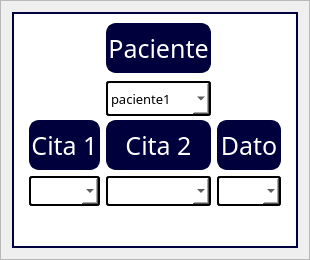
                     <widget class="QFrame" name="frame_5">
                      <property name="frameShape">
                       <enum>QFrame::StyledPanel</enum>
                      </property>
                      <property name="frameShadow">
                       <enum>QFrame::Raised</enum>
                      </property>
                      <layout class="QGridLayout" name="gridLayout_5">
                       <item row="0" column="0">
                        <widget class="QFrame" name="fr_est_tablep">
                         <property name="minimumSize">
                          <size>
                           <width>0</width>
                           <height>230</height>
                          </size>
                         </property>
                         <property name="maximumSize">
                          <size>
                           <width>1250</width>
                           <height>300</height>
                          </size>
                         </property>
                         <property name="styleSheet">
                          <string notr="true">background-color: rgb(255, 255, 255);
border: 2px solid rgb(0, 0, 61);</string>
                         </property>
                         <property name="frameShape">
                          <enum>QFrame::StyledPanel</enum>
                         </property>
                         <property name="frameShadow">
                          <enum>QFrame::Raised</enum>
                         </property>
                         <layout class="QGridLayout" name="gridLayout_2">
                          <item row="1" column="2">
                           <widget class="QLabel" name="label_10">
                            <property name="minimumSize">
                             <size>
                              <width>0</width>
                              <height>50</height>
                             </size>
                            </property>
                            <property name="maximumSize">
                             <size>
                              <width>16777215</width>
                              <height>50</height>
                             </size>
                            </property>
                            <property name="font">
                             <font>
                              <family>Circular Std</family>
                              <pointsize>19</pointsize>
                             </font>
                            </property>
                            <property name="styleSheet">
                             <string notr="true">border: 2px solid rgb(0, 0, 61);
border-radius: 10px;
background-color: rgb(0, 0, 61);
color: white</string>
                            </property>
                            <property name="text">
                             <string>Paciente</string>
                            </property>
                            <property name="alignment">
                             <set>Qt::AlignCenter</set>
                            </property>
                           </widget>
                          </item>
                          <item row="3" column="0">
                           <widget class="QFrame" name="frame_28">
                            <property name="maximumSize">
                             <size>
                              <width>30</width>
                              <height>2000</height>
                             </size>
                            </property>
                            <property name="styleSheet">
                             <string notr="true">border: none</string>
                            </property>
                            <property name="frameShape">
                             <enum>QFrame::StyledPanel</enum>
                            </property>
                            <property name="frameShadow">
                             <enum>QFrame::Raised</enum>
                            </property>
                           </widget>
                          </item>
                          <item row="3" column="1">
                           <widget class="QLabel" name="lbl_est_citas">
                            <property name="minimumSize">
                             <size>
                              <width>0</width>
                              <height>50</height>
                             </size>
                            </property>
                            <property name="maximumSize">
                             <size>
                              <width>16777215</width>
                              <height>4000</height>
                             </size>
                            </property>
                            <property name="font">
                             <font>
                              <family>Circular Std</family>
                              <pointsize>19</pointsize>
                             </font>
                            </property>
                            <property name="styleSheet">
                             <string notr="true">border: 2px solid rgb(0, 0, 61);
border-radius: 10px;
background-color: rgb(0, 0, 61);
color: white</string>
                            </property>
                            <property name="text">
                             <string>Cita 1</string>
                            </property>
                            <property name="alignment">
                             <set>Qt::AlignCenter</set>
                            </property>
                           </widget>
                          </item>
                          <item row="5" column="3">
                           <widget class="QFrame" name="frame_20">
                            <property name="minimumSize">
                             <size>
                              <width>0</width>
                              <height>25</height>
                             </size>
                            </property>
                            <property name="maximumSize">
                             <size>
                              <width>16777215</width>
                              <height>100</height>
                             </size>
                            </property>
                            <property name="styleSheet">
                             <string notr="true">border: None</string>
                            </property>
                            <property name="frameShape">
                             <enum>QFrame::StyledPanel</enum>
                            </property>
                            <property name="frameShadow">
                             <enum>QFrame::Raised</enum>
                            </property>
                           </widget>
                          </item>
                          <item row="4" column="1">
                           <widget class="QComboBox" name="comboBox_3">
                            <property name="minimumSize">
                             <size>
                              <width>0</width>
                              <height>30</height>
                             </size>
                            </property>
                            <property name="maximumSize">
                             <size>
                              <width>500</width>
                              <height>35</height>
                             </size>
                            </property>
                            <property name="styleSheet">
                             <string notr="true">border: 2px solid rgb(0, 0, 61);
border-radius: 3px;
border-color: rgb(0, 0, 0);
background-color: rgb(255, 255, 255);
</string>
                            </property>
                           </widget>
                          </item>
                          <item row="3" column="5">
                           <widget class="QFrame" name="frame_29">
                            <property name="maximumSize">
                             <size>
                              <width>30</width>
                              <height>16777215</height>
                             </size>
                            </property>
                            <property name="styleSheet">
                             <string notr="true">border: none</string>
                            </property>
                            <property name="frameShape">
                             <enum>QFrame::StyledPanel</enum>
                            </property>
                            <property name="frameShadow">
                             <enum>QFrame::Raised</enum>
                            </property>
                           </widget>
                          </item>
                          <item row="3" column="2">
                           <widget class="QLabel" name="label_9">
                            <property name="minimumSize">
                             <size>
                              <width>0</width>
                              <height>50</height>
                             </size>
                            </property>
                            <property name="maximumSize">
                             <size>
                              <width>16777215</width>
                              <height>50</height>
                             </size>
                            </property>
                            <property name="font">
                             <font>
                              <family>Circular Std</family>
                              <pointsize>19</pointsize>
                             </font>
                            </property>
                            <property name="styleSheet">
                             <string notr="true">border: 2px solid rgb(0, 0, 61);
border-radius: 10px;
background-color: rgb(0, 0, 61);
color: white</string>
                            </property>
                            <property name="text">
                             <string>Cita 2</string>
                            </property>
                            <property name="alignment">
                             <set>Qt::AlignCenter</set>
                            </property>
                           </widget>
                          </item>
                          <item row="2" column="2">
                           <widget class="QComboBox" name="comboBox__paciente1">
                            <property name="minimumSize">
                             <size>
                              <width>0</width>
                              <height>35</height>
                             </size>
                            </property>
                            <property name="maximumSize">
                             <size>
                              <width>500</width>
                              <height>30</height>
                             </size>
                            </property>
                            <property name="font">
                             <font>
                              <family>Circular Std</family>
                              <pointsize>10</pointsize>
                             </font>
                            </property>
                            <property name="styleSheet">
                             <string notr="true">border: 2px solid rgb(0, 0, 61);
border-radius: 3px;
border-color: rgb(0, 0, 0);
background-color: rgb(255, 255, 255);
</string>
                            </property>
                            <item>
                             <property name="text">
                              <string>paciente1</string>
                             </property>
                            </item>
                            <item>
                             <property name="text">
                              <string>paciente 2</string>
                             </property>
                            </item>
                            <item>
                             <property name="text">
                              <string>paciente  3</string>
                             </property>
                            </item>
                           </widget>
                          </item>
                          <item row="4" column="2">
                           <widget class="QComboBox" name="comboBox">
                            <property name="minimumSize">
                             <size>
                              <width>0</width>
                              <height>30</height>
                             </size>
                            </property>
                            <property name="maximumSize">
                             <size>
                              <width>500</width>
                              <height>35</height>
                             </size>
                            </property>
                            <property name="styleSheet">
                             <string notr="true">border: 2px solid rgb(0, 0, 61);
border-radius: 3px;
border-color: rgb(0, 0, 0);
background-color: rgb(255, 255, 255);
</string>
                            </property>
                           </widget>
                          </item>
                          <item row="3" column="3">
                           <widget class="QLabel" name="label_16">
                            <property name="font">
                             <font>
                              <family>Circular Std</family>
                              <pointsize>19</pointsize>
                             </font>
                            </property>
                            <property name="styleSheet">
                             <string notr="true">border: 2px solid rgb(0, 0, 61);
border-radius: 10px;
background-color: rgb(0, 0, 61);
color: white</string>
                            </property>
                            <property name="text">
                             <string>Dato</string>
                            </property>
                            <property name="alignment">
                             <set>Qt::AlignCenter</set>
                            </property>
                           </widget>
                          </item>
                          <item row="4" column="3">
                           <widget class="QComboBox" name="comboBox_4">
                            <property name="minimumSize">
                             <size>
                              <width>0</width>
                              <height>30</height>
                             </size>
                            </property>
                            <property name="styleSheet">
                             <string notr="true">border: 2px solid rgb(0, 0, 61);
border-radius: 3px;
border-color: rgb(0, 0, 0);
background-color: rgb(255, 255, 255);
</string>
                            </property>
                           </widget>
                          </item>
                         </layout>
                        </widget>
                       </item>
                      </layout>
                     </widget>
